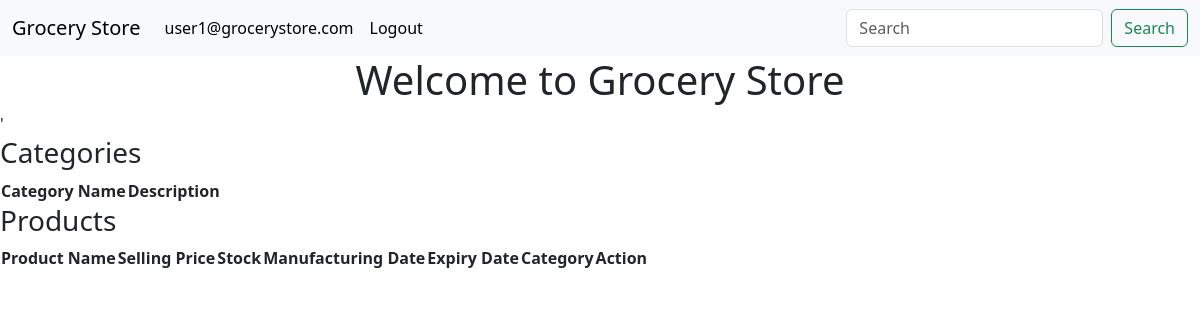
/ (signed in), run on an earlier commit of the app's database.
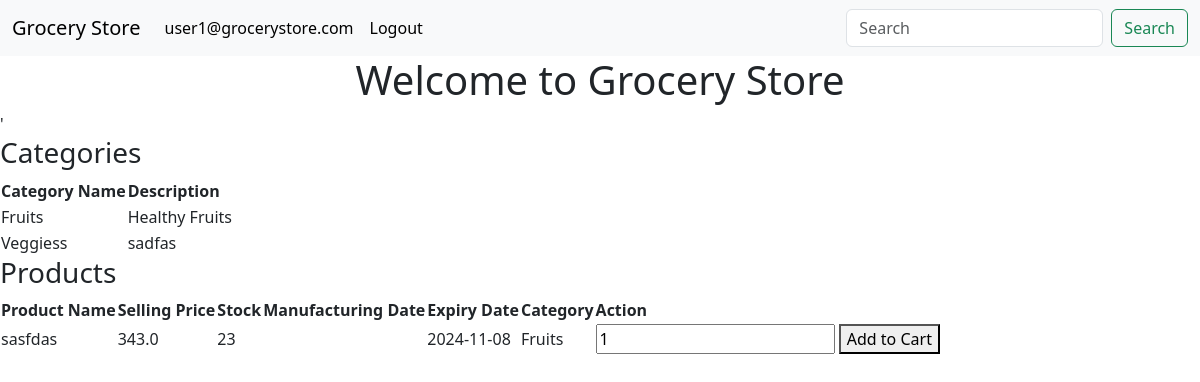
And on a later commit of the database.
### applications/models.py (models this page shows)
class Categories(db.Model):
    id = db.Column(db.Integer, primary_key = True, autoincrement = True)
    name = db.Column(db.String(100), nullable = False, unique = True)
    decsription = db.Column(db.String(100), nullable = True)
    products = db.relationship('Products', backref = 'category', lazy = True)

class Products(db.Model):
    id = db.Column(db.Integer, primary_key = True, autoincrement = True)
    name = db.Column(db.String(100), nullable = False, unique = True)
    selling_price = db.Column(db.Float, nullable = False)
    cost_price = db.Column(db.Float, nullable = False)
    stock = db.Column(db.Integer, nullable = False)
    manufactering_date = db.Column(db.Date, nullable = False)
    expiry_date = db.Column(db.Date, nullable = False)
    category_id = db.Column(db.Integer, db.ForeignKey('categories.id'), nullable = False)

### applications/routes.py (the view)
@app.route('/')
def index():
    if 'user_email' in session:
        categories = Categories.query.all()
        products = Products.query.all()
        return render_template('home.html', categories=categories, products=products)
    return render_template('home.html')

### templates/home.html (shortened to what this page needs)
{% extends 'index.html' %}
{% block body %}
<div>
    {% if session['user_email'] %}
    <h1 class="text-center">Welcome to Grocery Store</h1>'
    <h3>Categories</h3>
    <div>
        <table>
            <tr>
                <th>Category Name</th>
                <th>Description</th>
            </tr>
            {% for category in categories %}
            <tr>
                <td>{{category.name}}</td>
                <td>{{category.decsription}}</td>
            </tr>
            {% endfor %}
        </table>
    </div>
    <h3>Products</h3>
    <div>
        <table>
            <tr>
                <th>Product Name</th>
                <th>Selling Price</th>
                <th>Stock</th>
                <th>Manufacturing Date</th>
                <th>Expiry Date</th>
                <th>Category</th>
                {% if 'admin' not in session['user_role'] %}
                <th>Action</th>
                {% endif %}
            </tr>
            {% for product in products %}
            <tr>
                <td>{{product.name}}</td>
                <td>{{product.selling_price}}</td>
                <td>{{product.stock}}</td>
                <td>{{product.mfg_date}}</td>
                <td>{{product.expiry_date}}</td>
                <td>{{product.category.name}}</td>
                {% if 'customer' in session['user_role'] %}
                <td>
                    <form>
                        <input type="number" name="quantity" value="1">
                        <button type="submit">Add to Cart</button>
                    </form>
                </td>
                {% endif %}
            </tr>
            {% endfor %}
        </table>
    {% endif %}
</div>
{% endblock %}

What changed in the data, as far as the page shows it:
added Categories: name "Fruits", decsription "Healthy Fruits"
added Categories: name "Veggiess", decsription "sadfas"
added Products: name "sasfdas", selling_price "343.0", stock "23", expiry_date "2024-11-08", category.name "Fruits"
